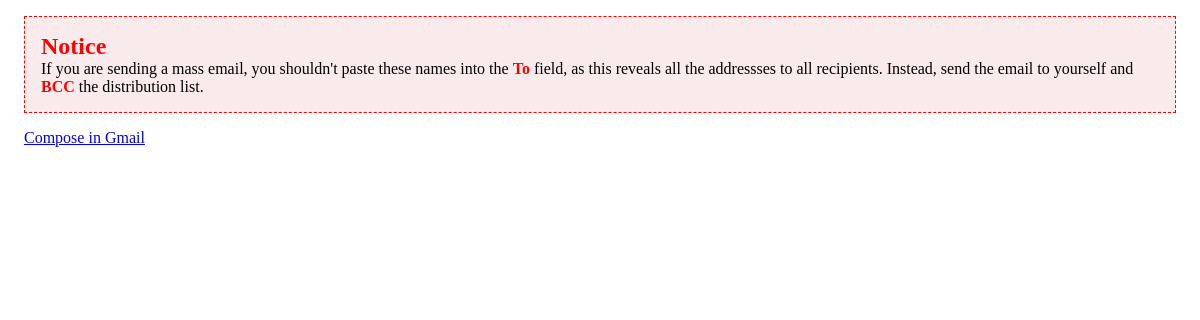
Page /student/list/email/test/ (signed in) on the earlier database version.
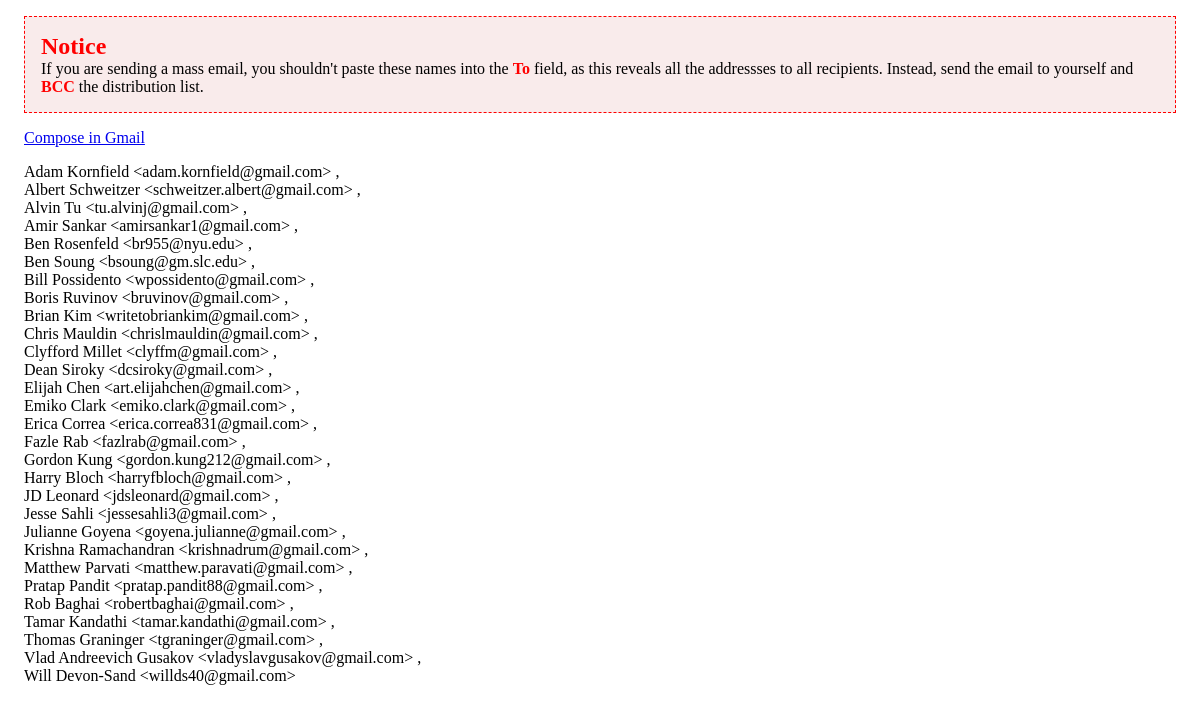
Same page on the later database version.
### people/models.py (models this page shows, shortened)
class Student(models.Model):
    COURSE_OPTIONS = (("ios-fulltime","iOS full-time intensive"),("android-fulltime", "android full-time intensive"),("swift","iOS part-time (Swift)"))
    LEVEL_OPTIONS = ((0, "Zero Beginner - no coding knowledge"),
    (1, "Beginner - has knowledge of computing concepts, "),
    (2, "Starter - some basic knowledge of programming"),
    (3, "Mover - knowledge of programming, academic or functional, frameworks"),
    (4, "Advanced - CS degree, or equivalent work experience"))
    first_name = models.CharField(max_length=31)
    last_name = models.CharField(max_length=31)
    email = models.EmailField()
    start_date = models.DateField(default=date.today)
    course = models.ForeignKey(Course)
    current_project = models.ForeignKey('projects.Project', blank=True, null=True)
    uses_own_laptop = models.BooleanField(default=True)
    active = models.BooleanField(default = True)

### people/views.py (the view)
# urls.py: url(r'^student/list/email/test/$', login_required(StudentTestEmailList.as_view())),
class StudentTestEmailList(PermissionRequiredMixin, View):
    permission_required = 'people.add_student'
    template_name = 'student_test_email_list.html'
    def get(self, request):
        students = Student.objects.filter(active=True).exclude(current_project=None).order_by('first_name')
        courses = Course.objects.filter(test_after_project__course__test_after_project_id__gte=0)
        students_for_test = []
        for student in students:
            test_after_project_with_weight = student.course.test_after_project.weight
            if student.current_project.weight > test_after_project_with_weight:
                students_for_test.append(student)
        current_user = request.user
        current_user_email = current_user.email
        instructors = User.objects.filter(groups__name="Instructors").exclude(username__iexact=current_user.username)
        return render(
            request,
            self.template_name,
            {'student_list': students_for_test, 'current_user_email':current_user_email, 'instructors':instructors})

### people/templates/student_test_email_list.html (shortened to what this page needs)
<!DOCTYPE html>
<html lang="en">
<head>
</head>
<body>
<div class="notice"><h2>Notice</h2><p>If you are sending a mass email, you shouldn't paste these names into the <strong>To</strong> field, as this reveals all the addressses to all recipients. Instead, send the email to yourself and <strong>BCC</strong> the distribution list.</p></div>
<div class="addresses">
{% block email %}
<p><a href="https://mail.google.com/mail/?view=cm&fs=1&to={{ current_user_email }}&bcc=
{% for student in student_list %}
        {{ student.first_name|urlencode }}+{{ student.last_name|urlencode }}&lt;{{ student.email }}&gt;
        {% if not forloop.last %},
        {% endif %}
{% endfor %}
&cc=
{% endblock %}
">Compose in Gmail</a></p>
{% block content %}
{% for student in student_list %}
        {{ student.first_name }} {{ student.last_name }} &lt;{{ student.email }}&gt;
    {% if not forloop.last %},<br>
        {% endif %}
{% endfor %}
{% endblock %}
</div>
</body>
</html>

Differences in the rows shown:
now on this page (row edited): Student: first_name "Adam", last_name "Kornfield", email "adam.kornfield@gmail.com"
now on this page (row edited): Student: first_name "Albert", last_name "Schweitzer", email "schweitzer.albert@gmail.com"
now on this page (row edited): Student: first_name "Alvin", last_name "Tu", email "tu.alvinj@gmail.com"
now on this page (row edited): Student: first_name "Amir", last_name "Sankar", email "amirsankar1@gmail.com"
now on this page (row edited): Student: first_name "Ben", last_name "Rosenfeld", email "br955@nyu.edu"
now on this page (row edited): Student: first_name "Ben", last_name "Soung", email "bsoung@gm.slc.edu"
now on this page (row edited): Student: first_name "Bill", last_name "Possidento", email "wpossidento@gmail.com"
now on this page (row edited): Student: first_name "Boris", last_name "Ruvinov", email "bruvinov@gmail.com"
now on this page (row edited): Student: first_name "Brian", last_name "Kim", email "writetobriankim@gmail.com"
now on this page (row edited): Student: first_name "Chris", last_name "Mauldin", email "chrislmauldin@gmail.com"
now on this page (row edited): Student: first_name "Clyfford", last_name "Millet", email "clyffm@gmail.com"
now on this page (row edited): Student: first_name "Dean", last_name "Siroky", email "dcsiroky@gmail.com"
now on this page (row edited): Student: first_name "Elijah", last_name "Chen", email "art.elijahchen@gmail.com"
now on this page (row edited): Student: first_name "Emiko", last_name "Clark", email "emiko.clark@gmail.com"
now on this page (row edited): Student: first_name "Erica", last_name "Correa", email "erica.correa831@gmail.com"
now on this page (row edited): Student: first_name "Fazle", last_name "Rab", email "fazlrab@gmail.com"
now on this page (row edited): Student: first_name "Gordon", last_name "Kung", email "gordon.kung212@gmail.com"
now on this page (row edited): Student: first_name "Harry", last_name "Bloch", email "harryfbloch@gmail.com"
now on this page (row edited): Student: first_name "JD", last_name "Leonard", email "jdsleonard@gmail.com"
now on this page (row edited): Student: first_name "Jesse", last_name "Sahli", email "jessesahli3@gmail.com"
now on this page (row edited): Student: first_name "Julianne", last_name "Goyena", email "goyena.julianne@gmail.com"
now on this page (row edited): Student: first_name "Krishna", last_name "Ramachandran", email "krishnadrum@gmail.com"
now on this page (row edited): Student: first_name "Matthew", last_name "Parvati", email "matthew.paravati@gmail.com"
now on this page (row edited): Student: first_name "Pratap", last_name "Pandit", email "pratap.pandit88@gmail.com"
now on this page (row edited): Student: first_name "Rob", last_name "Baghai", email "robertbaghai@gmail.com"
now on this page (row edited): Student: first_name "Tamar", last_name "Kandathi", email "tamar.kandathi@gmail.com"
now on this page (row edited): Student: first_name "Thomas", last_name "Graninger", email "tgraninger@gmail.com"
now on this page (row edited): Student: first_name "Vlad Andreevich", last_name "Gusakov", email "vladyslavgusakov@gmail.com"
now on this page (row edited): Student: first_name "Will", last_name "Devon-Sand", email "willds40@gmail.com"
